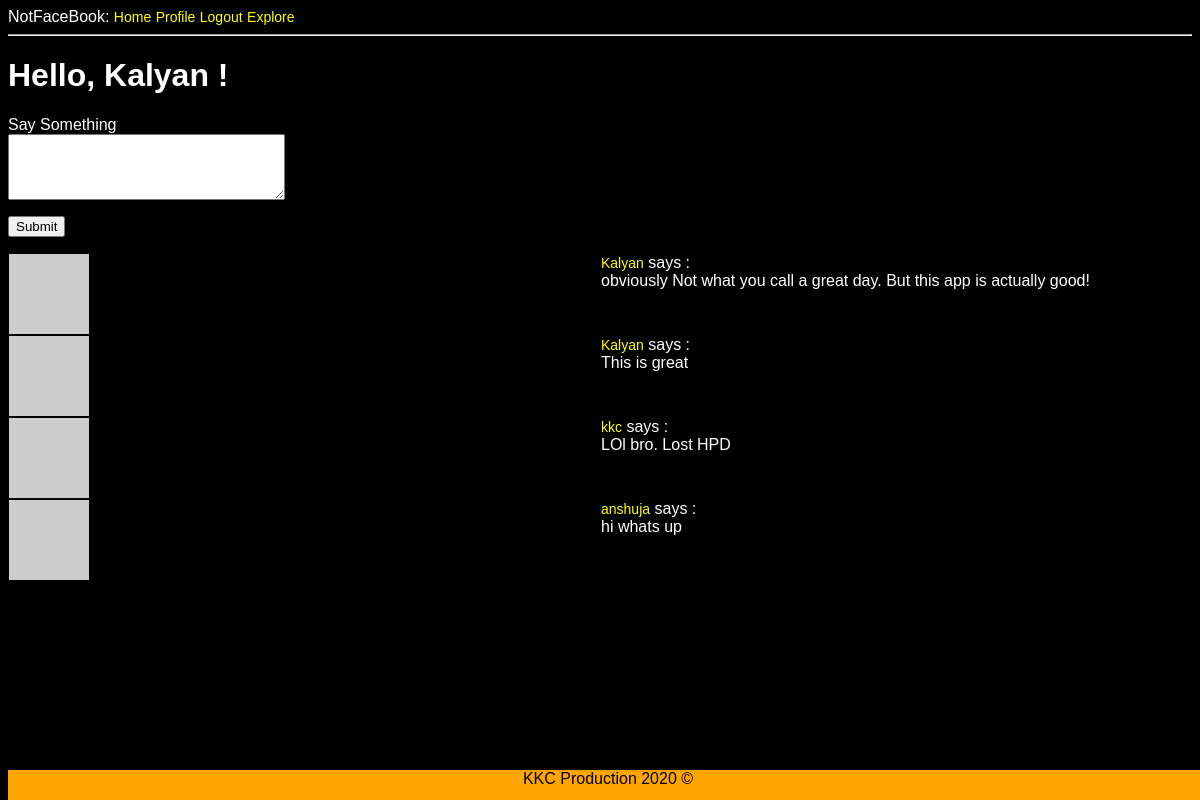
The page /index (signed in) on the database its author committed.
### app/models.py (models this page shows, shortened)
class User(UserMixin, db.Model):
	id = db.Column(db.Integer, primary_key=True)
	username = db.Column(db.String(64), index=True, unique=True)
	email = db.Column(db.String(120), index=True, unique=True)
	password_hash = db.Column(db.String(120))
	posts = db.relationship('Post', backref='author', lazy = 'dynamic')
	about_me = db.Column(db.String(140))
	last_seen = db.Column(db.DateTime, default=datetime.utcnow)
	followed = db.relationship('User', secondary = followers, primaryjoin=(followers.c.follower_id == id), secondaryjoin=(followers.c.followed_id == id), backref=db.backref('followers', lazy='dynamic'),lazy='dynamic')
	def avatar(self,size):
		digest = md5(self.email.lower().encode('utf-8')).hexdigest()
		return 'https://www.gravatar.com/avatar/{}?d=identicon&s={}'.format(digest,size)
	def followed_posts(self):
		followed = Post.query.join(followers, (followers.c.followed_id == Post.user_id)).filter(followers.c.follower_id == self.id)
		own = Post.query.filter_by(user_id = self.id)
		return followed.union(own).order_by(Post.timestamp.desc())

class Post(db.Model):
	id = db.Column(db.Integer, primary_key=True)
	body = db.Column(db.String(140))
	timestamp = db.Column(db.DateTime, index=True, default = datetime.utcnow)
	user_id = db.Column(db.Integer, db.ForeignKey('user.id'))

### app/routes.py (the view)
@app.route('/', methods=['GET', 'POST'])
@app.route('/index', methods=['GET', 'POST'])
@login_required
def index():
    form = PostForm()
    if form.validate_on_submit():
    	post = Post(body =form.post.data, author=current_user)
    	db.session.add(post)
    	db.session.commit()
    	flash('Your Post is now LIVE!')
    	return redirect(url_for('index'))
    posts = current_user.followed_posts().all()
    return render_template('index.html', title='Home Page',form=form, posts=posts)

### app/forms.py
class PostForm(FlaskForm):
	post = TextAreaField('Say Something', validators=[DataRequired(), Length(min=1, max=140)])
	submit= SubmitField('Submit')

### app/models.py (called while the page is built)
@login.user_loader
def load_user(id):
	return User.query.get(int(id))

### app/routes.py (called while the page is built)
@app.before_request
def before_request():
	if current_user.is_authenticated:
		current_user.last_seen = datetime.utcnow()
		db.session.commit()

### app/templates/index.html (shortened to what this page needs)
{% extends "base.html" %}
{% block content %}
    <h1>Hello, {{ current_user.username }} !</h1>
    {% if form %}
    <form action="" method="post">
    	<p>
    		{{ form.post.label }}<br>
    		{{ form.post(cols=32, rows=4) }}<br>
    	</p>
    	<p>{{ form.submit() }}</p>
    </form>
    {% endif %}
    {% for post in posts %}
    		{% include '_post.html' %}
    {% endfor %}
{% endblock %}

### app/templates/_post.html
<table>
	<tr valign="top">
		<td><img src="{{ post.author.avatar(36) }}"></td>
		<td>
			<a href="{{ url_for('user', username=post.author.username) }}">
						 {{ post.author.username }}</a>
			says :<br> {{ post.body }}
		</td>
	</tr>
</table>

### app/templates/base.html (style rules this page uses)
body { color:black; background: black; font-family: 'Lucida Sans Unicode', 'Arial', serif; color: white; }
a { text-align: center; outline: none; display: inline-block; text-decoration: none; font-size: 14px; color: yellow; }
table { width:100%; border-collapse:collapse; table-layout:fixed; align-content: center; }

### rows shown on the page
User: username "Kalyan"
Post: author.username "Kalyan", body "obviously Not what you call a great day. But this app is actually good!"
Post: author.username "Kalyan", body "This is great"
Post: author.username "kkc", body "LOl bro. Lost HPD"
Post: author.username "anshuja", body "hi whats up"
